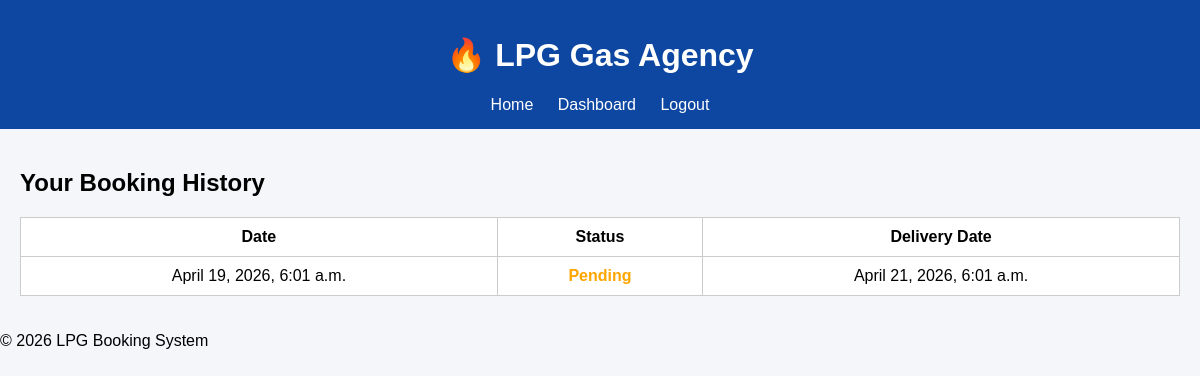
/history/ (signed in), run on the app's committed database.
### booking/models.py (models this page shows, shortened)
class Booking(models.Model):
    user = models.ForeignKey(User, on_delete=models.CASCADE)
    address = models.TextField()
    booking_date = models.DateTimeField(auto_now_add=True)
    delivery_date = models.DateTimeField(null=True, blank=True)
    price = models.IntegerField(default=1100)  # ₹ price
    status = models.CharField(
        max_length=20,
        default='Pending',
        choices=[
            ('Pending', 'Pending'),
            ('Dispatched', 'Dispatched'),
            ('Delivered', 'Delivered'),
        ]
    )

### booking/views.py (the view)
# urls.py: path('history/', booking_history, name='history'),
@login_required(login_url='/')
def booking_history(request):
    bookings = Booking.objects.filter(user=request.user)
    return render(request, 'history.html', {'bookings': bookings})

### booking/templates/history.html
{% extends 'base.html' %}
{% block content %}
<h2>Your Booking History</h2>
<table>
    <tr>
        <th>Date</th>
        <th>Status</th>
        <th>Delivery Date</th>
    </tr>
    {% for booking in bookings %}
    <tr>
        <td>{{ booking.booking_date }}</td>
        <td class="{{ booking.status|lower }}">{{ booking.status }}</td>
        <td>{{ booking.delivery_date }}</td>
    </tr>
    {% endfor %}
</table>
{% endblock %}

### booking/templates/base.html (style rules this page uses)
body { margin: 0; font-family: Arial, sans-serif; background: #f4f6f9; }
.pending { color: orange; font-weight: bold; }
table { width: 100%; border-collapse: collapse; background: white; }
th, td { padding: 10px; border: 1px solid #ccc; text-align: center; }
.pending { color: orange; }

### data on the page
Booking: booking_date "April 19, 2026, 6:01 a.m.", status "Pending", delivery_date "April 21, 2026, 6:01 a.m."
